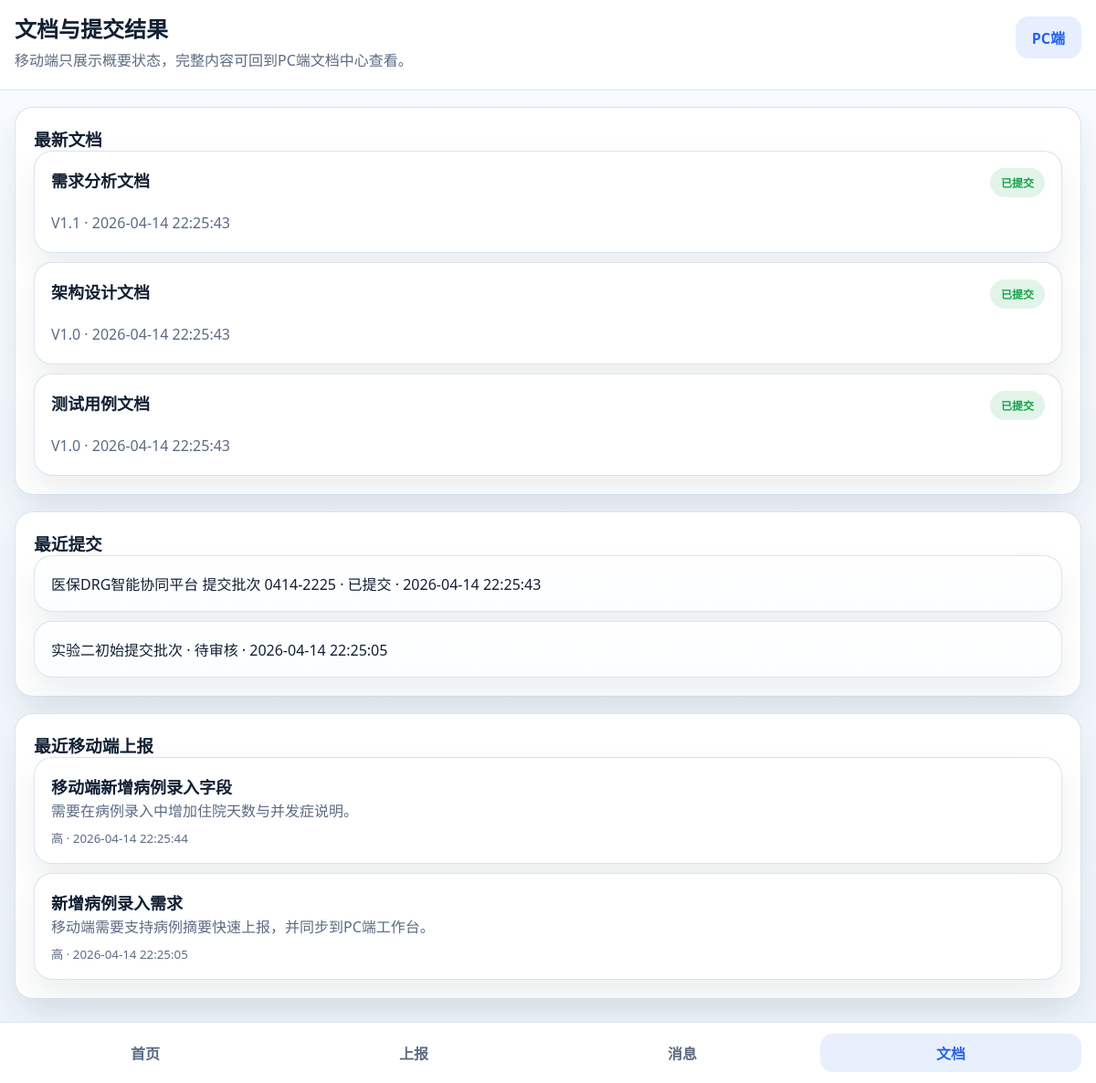
/mobile/documents (signed in), run on the app's committed database.
### tables this page shows
CREATE TABLE documents (
            id INTEGER PRIMARY KEY AUTOINCREMENT,
            project_id INTEGER NOT NULL,
            title TEXT NOT NULL,
            status TEXT NOT NULL,
            version TEXT NOT NULL,
            content TEXT NOT NULL,
            updated_at TEXT NOT NULL,
            FOREIGN KEY(project_id) REFERENCES projects(id)
        );

CREATE TABLE submissions (
            id INTEGER PRIMARY KEY AUTOINCREMENT,
            project_id INTEGER NOT NULL,
            batch_name TEXT NOT NULL,
            status TEXT NOT NULL,
            docs_count INTEGER NOT NULL,
            operator_name TEXT NOT NULL,
            submitted_at TEXT NOT NULL,
            FOREIGN KEY(project_id) REFERENCES projects(id)
        );

CREATE TABLE mobile_reports (
            id INTEGER PRIMARY KEY AUTOINCREMENT,
            project_id INTEGER NOT NULL,
            title TEXT NOT NULL,
            content TEXT NOT NULL,
            priority TEXT NOT NULL,
            created_by TEXT NOT NULL,
            created_at TEXT NOT NULL,
            FOREIGN KEY(project_id) REFERENCES projects(id)
        );

### app.py (the view)
@app.route("/mobile/documents")
@login_required
def mobile_documents():
    project = get_project()
    return render_template(
        "mobile_documents.html",
        page_key="mobile_documents",
        project=project,
        documents=get_documents(project["id"]),
        submissions=get_submissions(project["id"]),
        reports=get_mobile_reports(project["id"]),
    )

### app.py (called while the page is built)
def get_db() -> sqlite3.Connection:
    if "db" not in g:
        connection = sqlite3.connect(app.config["DATABASE"])
        connection.row_factory = sqlite3.Row
        g.db = connection
    return g.db

def fetch_one(query: str, params: tuple[Any, ...] = ()) -> sqlite3.Row | None:
    return get_db().execute(query, params).fetchone()

def fetch_all(query: str, params: tuple[Any, ...] = ()) -> list[sqlite3.Row]:
    return get_db().execute(query, params).fetchall()

def get_project() -> sqlite3.Row:
    project = fetch_one("SELECT * FROM projects ORDER BY id LIMIT 1")
    if project is None:
        raise RuntimeError("Project seed data not found.")
    return project

def get_documents(project_id: int) -> list[dict[str, Any]]:
    rows = fetch_all("SELECT * FROM documents WHERE project_id = ? ORDER BY id", (project_id,))
    return [
        {
            "id": row["id"],
            "title": row["title"],
            "status": row["status"],
            "version": row["version"],
            "content_lines": row["content"].split("\n"),
            "updated_at": row["updated_at"],
        }
        for row in rows
    ]

def get_submissions(project_id: int) -> list[sqlite3.Row]:
    return fetch_all("SELECT * FROM submissions WHERE project_id = ? ORDER BY id DESC", (project_id,))

def get_mobile_reports(project_id: int) -> list[sqlite3.Row]:
    return fetch_all("SELECT * FROM mobile_reports WHERE project_id = ? ORDER BY id DESC", (project_id,))

def login_required(view):
    @wraps(view)
    def wrapped_view(**kwargs):
        if g.user is None:
            return redirect(url_for("login"))
        return view(**kwargs)
    return wrapped_view

@app.before_request
def load_logged_in_user() -> None:
    user_id = session.get("user_id")
    if user_id is None:
        g.user = None
        return
    g.user = fetch_one("SELECT * FROM users WHERE id = ?", (user_id,))

@app.context_processor
def inject_globals() -> dict[str, Any]:
    return {"current_user": g.get("user")}

### templates/mobile_documents.html (shortened to what this page needs)
{% extends 'mobile_base.html' %}
{% block mobile_title %}文档与提交结果{% endblock %}
{% block mobile_subtitle %}移动端只展示概要状态，完整内容可回到PC端文档中心查看。{% endblock %}
{% block mobile_content %}
<section class="mobile-card-grid">
    <article class="mobile-surface-card">
        <h3>最新文档</h3>
        <div class="list-stack compact-stack">
            {% for item in documents %}
                <div class="item-card">
                    <div class="item-card-top wrap-top">
                        <strong>{{ item['title'] }}</strong>
                        <span class="status-tag {% if item['status'] == '已生成' or item['status'] == '已提交' %}success{% elif item['status'] == '待更新' %}warning{% endif %}">{{ item['status'] }}</span>
                    </div>
                    <p>{{ item['version'] }} · {{ item['updated_at'] }}</p>
                </div>
            {% endfor %}
        </div>
    </article>
    <article class="mobile-surface-card">
        <h3>最近提交</h3>
        <div class="list-stack compact-stack">
            {% for item in submissions[:3] %}
                <div class="item-card simple-item-card">
                    {{ item['batch_name'] }} · {{ item['status'] }} · {{ item['submitted_at'] }}
                </div>
            {% endfor %}
        </div>
    </article>
    <article class="mobile-surface-card">
        <h3>最近移动端上报</h3>
        <div class="list-stack compact-stack">
            {% for item in reports[:3] %}
                <div class="item-card">
                    <strong>{{ item['title'] }}</strong>
                    <p>{{ item['content'] }}</p>
                    <small>{{ item['priority'] }} · {{ item['created_at'] }}</small>
                </div>
            {% endfor %}
        </div>
    </article>
</section>
{% endblock %}

### static/css/style.css (style rules this page uses)
:root { --bg: #f4f7fb; --surface: #ffffff; --surface-muted: #f8fbff; --primary: #2563eb; --primary-dark: #1d4ed8; --secondary: #0f766e; --text: #122033; --text-soft: #5c6b82; --border: #d8e3f0; --success: #16a34a; --warning: #d97706; --danger: #dc2626; --shadow: 0 18px 36px rgba(18, 32, 51, 0.08); --radius: 20px; --radius-sm: 14px; --sidebar-width: 264px; font-family: "Segoe UI", "PingFang SC", "Microsoft YaHei", sans-serif; }
* { box-sizing: border-box; }
body { margin: 0; min-height: 100vh; background: linear-gradient(180deg, #f8fbff 0%, #eef4fb 100%); color: var(--text); }
.hero-panel, .panel, .stat-card, .quick-card, .feature-card, .auth-panel, .mobile-surface-card, .item-card, .step-card, .mobile-stat-card { background: var(--surface); border: 1px solid rgba(216, 227, 240, 0.95); box-shadow: var(--shadow); border-radius: var(--radius); }
.hero-panel, .panel, .auth-panel, .mobile-surface-card { padding: 28px; }
.hero-panel p, .auth-panel p, .panel p, .mobile-surface-card p, .topbar p, .feature-card p, .quick-card p, .item-card p { margin: 0; color: var(--text-soft); line-height: 1.75; }
.badge, .status-tag { display: inline-flex; align-items: center; justify-content: center; gap: 6px; border-radius: 999px; padding: 7px 12px; font-size: 12px; font-weight: 800; }
.badge, .status-tag { background: rgba(37, 99, 235, 0.11); color: var(--primary); }
.status-tag.success { background: rgba(22, 163, 74, 0.12); color: var(--success); }
.panel-header, .item-card-top { display: flex; justify-content: space-between; align-items: center; gap: 12px; margin-bottom: 14px; }
.panel-header h3, .quick-card h4, .feature-card h3, .item-card h4, .mobile-surface-card h3, .auth-panel h3 { margin: 0; }
.info-list, .list-stack { display: grid; gap: 14px; }
.compact-stack { gap: 10px; }
.item-card { padding: 18px; }
.simple-item-card { background: linear-gradient(180deg, #ffffff 0%, #fbfdff 100%); }
.wrap-top { align-items: flex-start; }
.quick-card h4, .feature-card h4, .item-card strong, .item-card h4 { font-size: 18px; }
.form-grid, .feature-list, .mobile-card-grid { display: grid; gap: 18px; }
.checkbox-card small, .item-card small { display: block; margin-top: 6px; color: var(--text-soft); }
.mobile-surface-card { padding: 20px; }

### data on the page
documents: title "需求分析文档", status "已提交", version "V1.1", updated_at "2026-04-14 22:25:43"
documents: title "架构设计文档", status "已提交", version "V1.0", updated_at "2026-04-14 22:25:43"
documents: title "测试用例文档", status "已提交", version "V1.0", updated_at "2026-04-14 22:25:43"
submissions: batch_name "医保DRG智能协同平台 提交批次 0414-2225", status "已提交", submitted_at "2026-04-14 22:25:43"
submissions: batch_name "实验二初始提交批次", status "待审核", submitted_at "2026-04-14 22:25:05"
mobile_reports: title "移动端新增病例录入字段", content "需要在病例录入中增加住院天数与并发症说明。", priority "高", created_at "2026-04-14 22:25:44"
mobile_reports: title "新增病例录入需求", content "移动端需要支持病例摘要快速上报，并同步到PC端工作台。", priority "高", created_at "2026-04-14 22:25:05"
